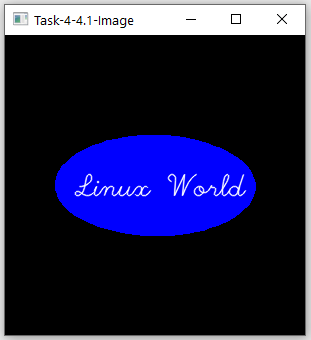
#> input picture a.PNG, 311 x 340 px
$ python Task-4.3.py
#> lines starting #> are read from the running program, lines starting #| are printed output that depends on the picture
#Task-4.3:
#Importing cv2
import cv2

#Reading Image A and B
a = cv2.imread("a.PNG")
#> a is the input picture: shape (340, 311, 3); mean B, G, R 71.2, 34.1, 34.1
b = cv2.imread("b.PNG")
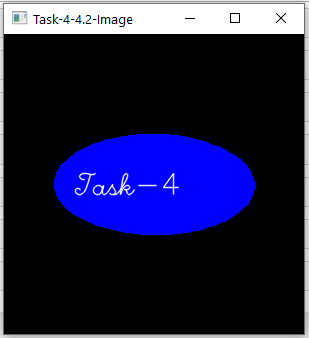
#> input picture b.PNG, 309 x 338 px
#> b is the input picture: shape (338, 309, 3); mean B, G, R 69.5, 31.4, 31.4

# Resizing and concatenating both the images and making it as collage horizontally
a_resize = cv2.resize(a, (300,300))
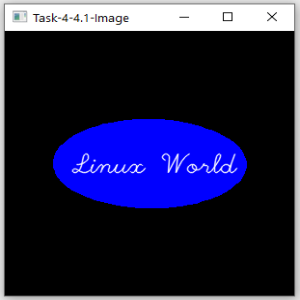
#> a_resize: shape (300, 300, 3); mean B, G, R 71.2, 34.2, 34.2
b_resize = cv2.resize(b, (300,300))
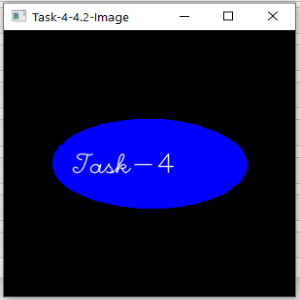
#> b_resize: shape (300, 300, 3); mean B, G, R 69.5, 31.4, 31.3
h_concat = cv2.hconcat([ a_resize, b_resize])
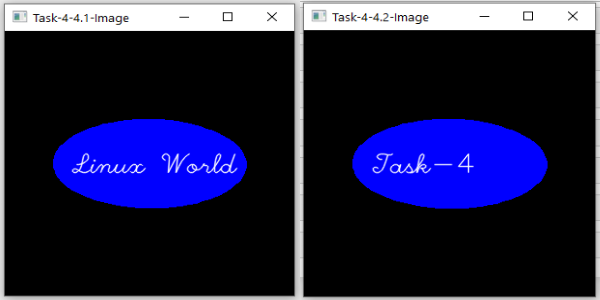
#> h_concat: shape (300, 600, 3); mean B, G, R 70.4, 32.8, 32.8

#Output of the Collage Image
cv2.imshow("Collage-Task-4-4.3", h_concat)
cv2.waitKey()
cv2.destroyAllWindows()
